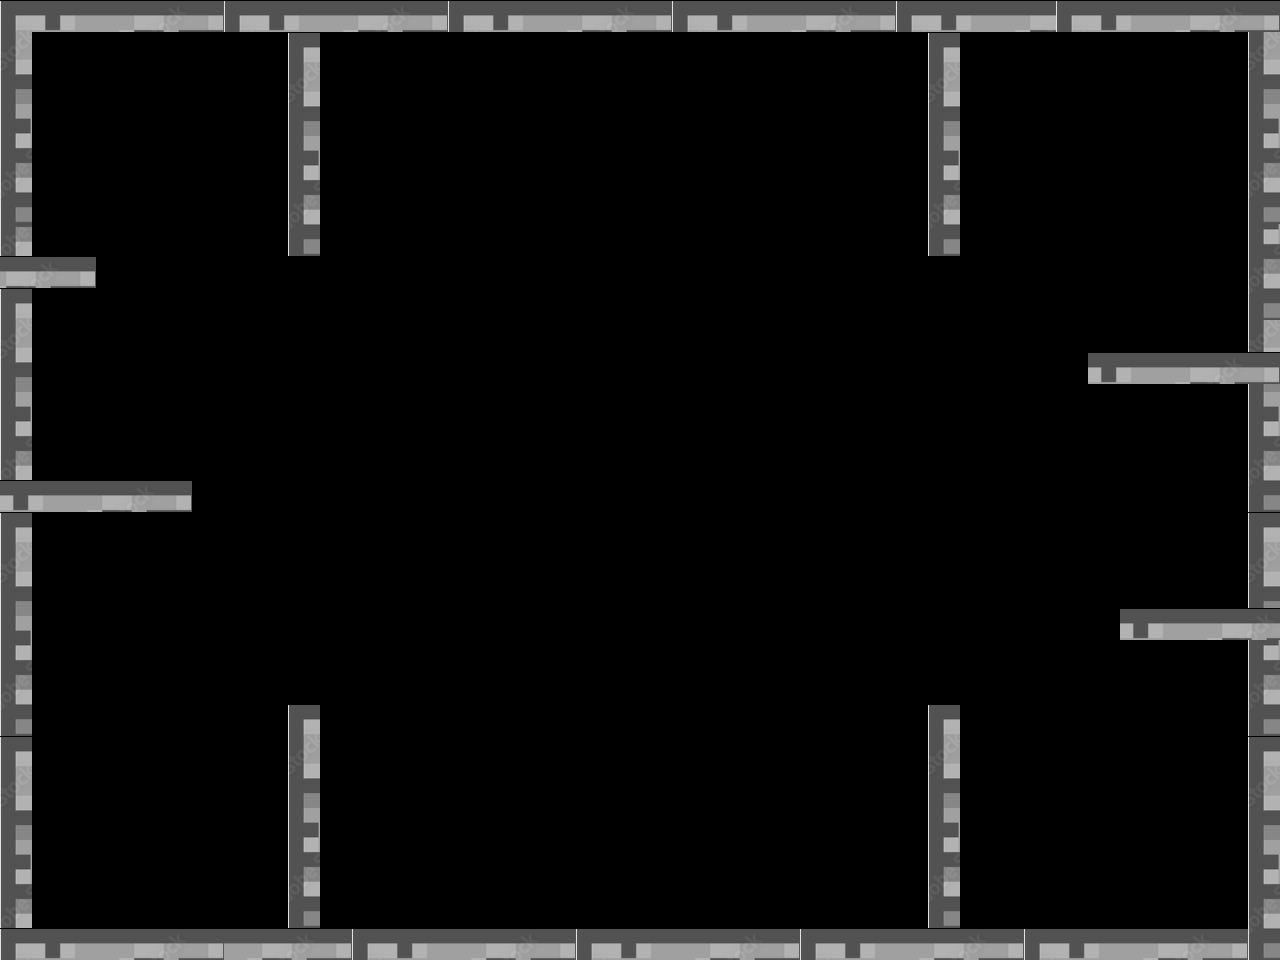

This game map was drawn from its Tiled (.tmx) file and the tilesets committed beside it. A one-line description and the full map source follow:
An orthogonal 40x30 tile map with 32x32 px tiles, 1 tile layer (Walls).

<map version="1.10" tiledversion="1.10.2" orientation="orthogonal" renderorder="right-down" width="40" height="30" tilewidth="32" tileheight="32" infinite="0" nextlayerid="2" nextobjectid="1">
 <tileset firstgid="1" source="wall.tsx" />
 <layer id="1" name="Walls" width="40" height="30">
  <data encoding="csv">
1,2,3,4,5,6,7,1,2,3,4,5,6,7,1,2,3,4,5,6,7,1,2,3,4,5,6,7,1,2,3,4,5,1,2,3,4,5,6,7,
8,0,0,0,0,0,0,0,0,1,0,0,0,0,0,0,0,0,0,0,0,0,0,0,0,0,0,0,0,1,0,0,0,0,0,0,0,0,0,8,
15,0,0,0,0,0,0,0,0,8,0,0,0,0,0,0,0,0,0,0,0,0,0,0,0,0,0,0,0,8,0,0,0,0,0,0,0,0,0,15,
22,0,0,0,0,0,0,0,0,15,0,0,0,0,0,0,0,0,0,0,0,0,0,0,0,0,0,0,0,15,0,0,0,0,0,0,0,0,0,22,
29,0,0,0,0,0,0,0,0,22,0,0,0,0,0,0,0,0,0,0,0,0,0,0,0,0,0,0,0,22,0,0,0,0,0,0,0,0,0,29,
36,0,0,0,0,0,0,0,0,29,0,0,0,0,0,0,0,0,0,0,0,0,0,0,0,0,0,0,0,29,0,0,0,0,0,0,0,0,0,36,
43,0,0,0,0,0,0,0,0,36,0,0,0,0,0,0,0,0,0,0,0,0,0,0,0,0,0,0,0,36,0,0,0,0,0,0,0,0,0,43,
36,0,0,0,0,0,0,0,0,43,0,0,0,0,0,0,0,0,0,0,0,0,0,0,0,0,0,0,0,43,0,0,0,0,0,0,0,0,0,29,
5,6,7,0,0,0,0,0,0,0,0,0,0,0,0,0,0,0,0,0,0,0,0,0,0,0,0,0,0,0,0,0,0,0,0,0,0,0,0,36,
1,0,0,0,0,0,0,0,0,0,0,0,0,0,0,0,0,0,0,0,0,0,0,0,0,0,0,0,0,0,0,0,0,0,0,0,0,0,0,43,
8,0,0,0,0,0,0,0,0,0,0,0,0,0,0,0,0,0,0,0,0,0,0,0,0,0,0,0,0,0,0,0,0,0,0,0,0,0,0,8,
15,0,0,0,0,0,0,0,0,0,0,0,0,0,0,0,0,0,0,0,0,0,0,0,0,0,0,0,0,0,0,0,0,0,2,3,4,5,6,7,
22,0,0,0,0,0,0,0,0,0,0,0,0,0,0,0,0,0,0,0,0,0,0,0,0,0,0,0,0,0,0,0,0,0,0,0,0,0,0,22,
29,0,0,0,0,0,0,0,0,0,0,0,0,0,0,0,0,0,0,0,0,0,0,0,0,0,0,0,0,0,0,0,0,0,0,0,0,0,0,29,
36,0,0,0,0,0,0,0,0,0,0,0,0,0,0,0,0,0,0,0,0,0,0,0,0,0,0,0,0,0,0,0,0,0,0,0,0,0,0,36,
2,3,4,5,6,7,0,0,0,0,0,0,0,0,0,0,0,0,0,0,0,0,0,0,0,0,0,0,0,0,0,0,0,0,0,0,0,0,0,43,
1,0,0,0,0,0,0,0,0,0,0,0,0,0,0,0,0,0,0,0,0,0,0,0,0,0,0,0,0,0,0,0,0,0,0,0,0,0,0,1,
8,0,0,0,0,0,0,0,0,0,0,0,0,0,0,0,0,0,0,0,0,0,0,0,0,0,0,0,0,0,0,0,0,0,0,0,0,0,0,8,
15,0,0,0,0,0,0,0,0,0,0,0,0,0,0,0,0,0,0,0,0,0,0,0,0,0,0,0,0,0,0,0,0,0,0,0,0,0,0,15,
22,0,0,0,0,0,0,0,0,0,0,0,0,0,0,0,0,0,0,0,0,0,0,0,0,0,0,0,0,0,0,0,0,0,0,2,3,4,5,6,
29,0,0,0,0,0,0,0,0,0,0,0,0,0,0,0,0,0,0,0,0,0,0,0,0,0,0,0,0,0,0,0,0,0,0,0,0,0,0,29,
36,0,0,0,0,0,0,0,0,0,0,0,0,0,0,0,0,0,0,0,0,0,0,0,0,0,0,0,0,0,0,0,0,0,0,0,0,0,0,36,
43,0,0,0,0,0,0,0,0,1,0,0,0,0,0,0,0,0,0,0,0,0,0,0,0,0,0,0,0,1,0,0,0,0,0,0,0,0,0,43,
1,0,0,0,0,0,0,0,0,8,0,0,0,0,0,0,0,0,0,0,0,0,0,0,0,0,0,0,0,8,0,0,0,0,0,0,0,0,0,1,
8,0,0,0,0,0,0,0,0,15,0,0,0,0,0,0,0,0,0,0,0,0,0,0,0,0,0,0,0,15,0,0,0,0,0,0,0,0,0,8,
15,0,0,0,0,0,0,0,0,22,0,0,0,0,0,0,0,0,0,0,0,0,0,0,0,0,0,0,0,22,0,0,0,0,0,0,0,0,0,15,
22,0,0,0,0,0,0,0,0,29,0,0,0,0,0,0,0,0,0,0,0,0,0,0,0,0,0,0,0,29,0,0,0,0,0,0,0,0,0,22,
29,0,0,0,0,0,0,0,0,36,0,0,0,0,0,0,0,0,0,0,0,0,0,0,0,0,0,0,0,36,0,0,0,0,0,0,0,0,0,29,
36,0,0,0,0,0,0,0,0,43,0,0,0,0,0,0,0,0,0,0,0,0,0,0,0,0,0,0,0,43,0,0,0,0,0,0,0,0,0,36,
1,2,3,4,5,6,7,4,5,6,7,1,2,3,4,5,6,7,1,2,3,4,5,6,7,1,2,3,4,5,6,7,1,2,3,4,5,6,7,43
</data>
 </layer>
</map>